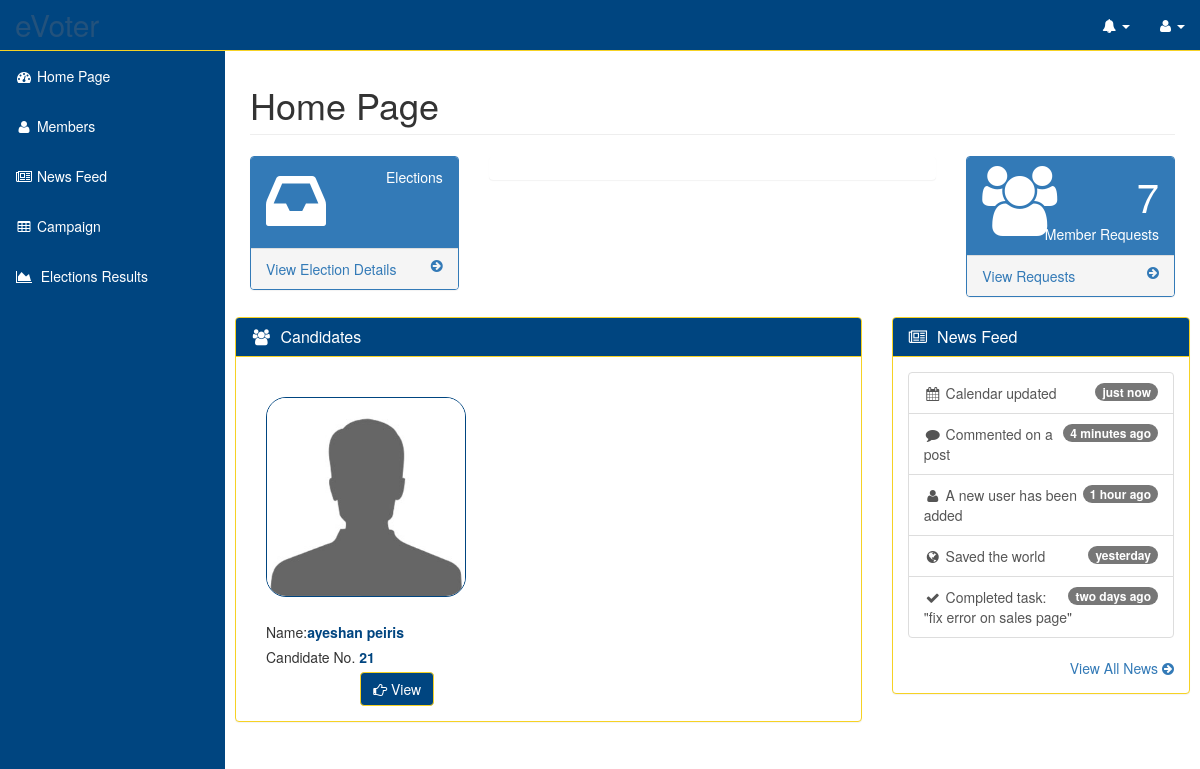
/app/view/home.php, run on an earlier commit of the app's database.
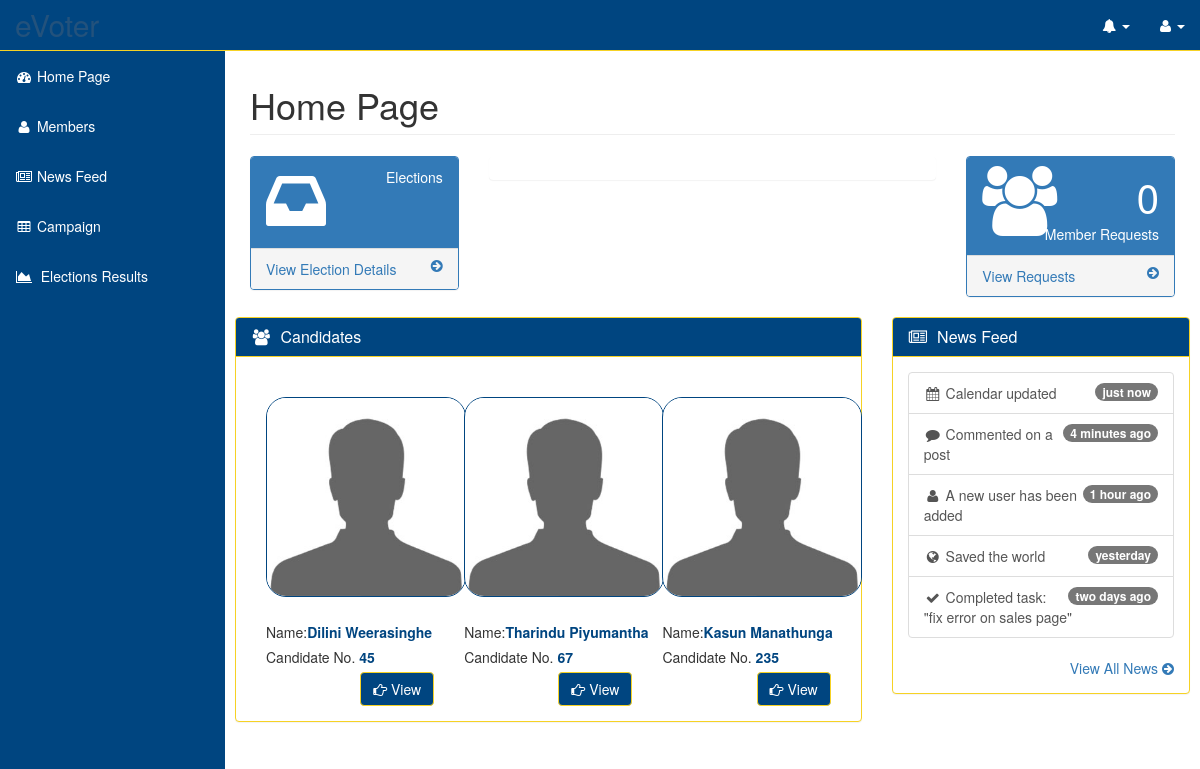
And on a later commit of the database.
### tables this page shows
CREATE TABLE IF NOT EXISTS `clubmember` (
  `memberID` int(11) NOT NULL,
  `name` varchar(50) NOT NULL,
  `NIC` varchar(10) NOT NULL,
  `email` varchar(50) NOT NULL,
  `mobileNumber` varchar(20) NOT NULL,
  `clubPost` varchar(50) NOT NULL,
  `profileImage` varchar(100) NOT NULL,
  `status` varchar(50) NOT NULL,
  `user_group` int(11) NOT NULL DEFAULT '1',
  `dateofjoin` date NOT NULL,
  `username` varchar(50) NOT NULL,
  `password` varchar(100) NOT NULL,
  `securityquestions` int(2) NOT NULL DEFAULT '0',
  PRIMARY KEY (`memberID`)
);

CREATE TABLE IF NOT EXISTS `candidate` (
  `electionID` int(11) NOT NULL,
  `memberID` int(11) NOT NULL,
  `candidateNo` int(11) NOT NULL,
  `symbolImage` varchar(100) NOT NULL,
  `result` int(11) DEFAULT NULL,
  PRIMARY KEY (`memberID`,`electionID`)
);

### app/view/home.php (the view, shortened to what the rows shown need)
<?php
 include "../templates/header.php";
require_once '../model/dbConfig.php';
?>
<body>
<div id="wrapper">
    <div id="page-wrapper">
        <div class="container-fluid">
            <div class="row">
                <div class="col-lg-12">
                    <h1 class="page-header"> Home Page </h1>
                </div>
            </div>
            <div class="row">
            <div class="row">
                <div class="col-lg-8">
                    <div class="panel panel-default">
                        <div class="panel-body">
                            <?php
                            $currentDate = date("Y-m-d");
                            $sql = "SELECT MIN(date),electionID FROM election WHERE date < '$currentDate'";
                            $result = mysqli_query($con, $sql);
                            while ($array = mysqli_fetch_row($result))
                            {
                                $electionID= $array[1];
                                $sql1 = "SELECT memberID,candidateNo,symbolImage FROM candidate WHERE electionID = '$electionID'";
                                $result1 = mysqli_query($con, $sql1);
                            while ($array1 = mysqli_fetch_row($result1)) {
                                $candidatememberID = $array1[0];
                                $candidatecandidateNo = $array1[1];
                                $sql2 = "SELECT * FROM clubmember WHERE memberID = '$candidatememberID'";
                                $result2 = mysqli_query($con, $sql2);
                                while ($array2 = mysqli_fetch_row($result2)) {
                                    $candidatename = $array2[1];
                                    ?>
                                    <div class="col-lg-4">
                                        <div class="candi_wrapper">
                                            <img class="candidate"
                                                 src="<?php echo SCRIPT_ROOT ?>/public/images/user-images/user1.jpg"
                                                 alt="">
                                            Name:<label
                                                style="color: #004580;text-align: center;"><?php echo $candidatename ?></label>
                                            <br>
                                            Candidate No. <label
                                                style="color: #004580;text-align: center;"><?php echo $candidatecandidateNo ?></label>
                                        </div>
                                        <div class="button">
                                            <a href="profile.php?value=<?php echo $candidatememberID ?>">
                                                <button type="button" name="btn-view"
                                                        class="btn btn-default btn-primary"
                                                        style="float: right;">
                                                    <i class="fa fa-hand-o-right"></i>&nbsp;View
                                                </button>
                                            </a>
                                        </div>
                                    </div>
                                <?php
                                }
                            }
                            }
                            ?>
                            </div>
                        </div>
                    </div>
            </div>
        </div>
    </div>
</div>
</body>
</html>

What changed in the data, as far as the page shows it:
removed candidate: candidateNo "21"
no longer on this page (row edited): clubmember: name "ayeshan peiris"
added candidate: candidateNo "45"
added clubmember: name "Dilini Weerasinghe"
added candidate: candidateNo "67"
added clubmember: name "Tharindu Piyumantha"
added candidate: candidateNo "235"
added clubmember: name "Kasun Manathunga"
Also different on the page:
$new_requests: "7" → "0"
